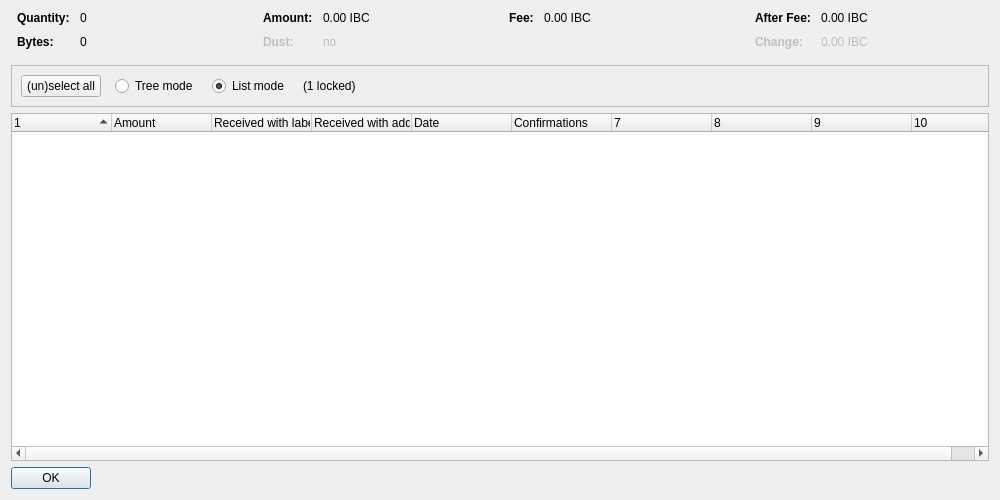
<?xml version="1.0" encoding="UTF-8"?>
<ui version="4.0">
 <class>CoinControlDialog</class>
 <widget class="QDialog" name="CoinControlDialog">
  <property name="geometry">
   <rect>
    <x>0</x>
    <y>0</y>
    <width>1000</width>
    <height>500</height>
   </rect>
  </property>
  <property name="windowTitle">
   <string>Coin Selection</string>
  </property>
  <layout class="QVBoxLayout" name="verticalLayout">
   <item>
    <layout class="QHBoxLayout" name="horizontalLayoutTop" stretch="0,0,0,0">
     <property name="topMargin">
      <number>0</number>
     </property>
     <property name="bottomMargin">
      <number>10</number>
     </property>
     <item>
      <layout class="QFormLayout" name="formLayoutCoinControl1">
       <property name="horizontalSpacing">
        <number>10</number>
       </property>
       <property name="verticalSpacing">
        <number>10</number>
       </property>
       <property name="leftMargin">
        <number>6</number>
       </property>
       <property name="rightMargin">
        <number>6</number>
       </property>
       <item row="0" column="0">
        <widget class="QLabel" name="labelCoinControlQuantityText">
         <property name="font">
          <font>
           <weight>75</weight>
           <bold>true</bold>
          </font>
         </property>
         <property name="text">
          <string>Quantity:</string>
         </property>
        </widget>
       </item>
       <item row="0" column="1">
        <widget class="QLabel" name="labelCoinControlQuantity">
         <property name="cursor">
          <cursorShape>IBeamCursor</cursorShape>
         </property>
         <property name="contextMenuPolicy">
          <enum>Qt::ActionsContextMenu</enum>
         </property>
         <property name="text">
          <string notr="true">0</string>
         </property>
         <property name="textInteractionFlags">
          <set>Qt::LinksAccessibleByMouse|Qt::TextSelectableByKeyboard|Qt::TextSelectableByMouse</set>
         </property>
        </widget>
       </item>
       <item row="1" column="0">
        <widget class="QLabel" name="labelCoinControlBytesText">
         <property name="font">
          <font>
           <weight>75</weight>
           <bold>true</bold>
          </font>
         </property>
         <property name="text">
          <string>Bytes:</string>
         </property>
        </widget>
       </item>
       <item row="1" column="1">
        <widget class="QLabel" name="labelCoinControlBytes">
         <property name="cursor">
          <cursorShape>IBeamCursor</cursorShape>
         </property>
         <property name="contextMenuPolicy">
          <enum>Qt::ActionsContextMenu</enum>
         </property>
         <property name="text">
          <string notr="true">0</string>
         </property>
         <property name="textInteractionFlags">
          <set>Qt::LinksAccessibleByMouse|Qt::TextSelectableByKeyboard|Qt::TextSelectableByMouse</set>
         </property>
        </widget>
       </item>
      </layout>
     </item>
     <item>
      <layout class="QFormLayout" name="formLayoutCoinControl2">
       <property name="horizontalSpacing">
        <number>10</number>
       </property>
       <property name="verticalSpacing">
        <number>10</number>
       </property>
       <property name="leftMargin">
        <number>6</number>
       </property>
       <property name="rightMargin">
        <number>6</number>
       </property>
       <item row="0" column="0">
        <widget class="QLabel" name="labelCoinControlAmountText">
         <property name="font">
          <font>
           <weight>75</weight>
           <bold>true</bold>
          </font>
         </property>
         <property name="text">
          <string>Amount:</string>
         </property>
        </widget>
       </item>
       <item row="0" column="1">
        <widget class="QLabel" name="labelCoinControlAmount">
         <property name="cursor">
          <cursorShape>IBeamCursor</cursorShape>
         </property>
         <property name="contextMenuPolicy">
          <enum>Qt::ActionsContextMenu</enum>
         </property>
         <property name="text">
          <string notr="true">0.00 IBC</string>
         </property>
         <property name="textInteractionFlags">
          <set>Qt::LinksAccessibleByMouse|Qt::TextSelectableByKeyboard|Qt::TextSelectableByMouse</set>
         </property>
        </widget>
       </item>
       <item row="1" column="0">
        <widget class="QLabel" name="labelCoinControlLowOutputText">
         <property name="enabled">
          <bool>false</bool>
         </property>
         <property name="font">
          <font>
           <weight>75</weight>
           <bold>true</bold>
          </font>
         </property>
         <property name="text">
          <string>Dust:</string>
         </property>
        </widget>
       </item>
       <item row="1" column="1">
        <widget class="QLabel" name="labelCoinControlLowOutput">
         <property name="enabled">
          <bool>false</bool>
         </property>
         <property name="cursor">
          <cursorShape>IBeamCursor</cursorShape>
         </property>
         <property name="contextMenuPolicy">
          <enum>Qt::ActionsContextMenu</enum>
         </property>
         <property name="text">
          <string notr="true">no</string>
         </property>
         <property name="textInteractionFlags">
          <set>Qt::LinksAccessibleByMouse|Qt::TextSelectableByKeyboard|Qt::TextSelectableByMouse</set>
         </property>
        </widget>
       </item>
      </layout>
     </item>
     <item>
      <layout class="QFormLayout" name="formLayoutCoinControl3">
       <property name="horizontalSpacing">
        <number>10</number>
       </property>
       <property name="verticalSpacing">
        <number>10</number>
       </property>
       <property name="leftMargin">
        <number>6</number>
       </property>
       <property name="rightMargin">
        <number>6</number>
       </property>
       <item row="0" column="0">
        <widget class="QLabel" name="labelCoinControlFeeText">
         <property name="font">
          <font>
           <weight>75</weight>
           <bold>true</bold>
          </font>
         </property>
         <property name="text">
          <string>Fee:</string>
         </property>
        </widget>
       </item>
       <item row="0" column="1">
        <widget class="QLabel" name="labelCoinControlFee">
         <property name="cursor">
          <cursorShape>IBeamCursor</cursorShape>
         </property>
         <property name="contextMenuPolicy">
          <enum>Qt::ActionsContextMenu</enum>
         </property>
         <property name="text">
          <string notr="true">0.00 IBC</string>
         </property>
         <property name="textInteractionFlags">
          <set>Qt::LinksAccessibleByMouse|Qt::TextSelectableByKeyboard|Qt::TextSelectableByMouse</set>
         </property>
        </widget>
       </item>
      </layout>
     </item>
     <item>
      <layout class="QFormLayout" name="formLayoutCoinControl4">
       <property name="horizontalSpacing">
        <number>10</number>
       </property>
       <property name="verticalSpacing">
        <number>10</number>
       </property>
       <property name="leftMargin">
        <number>6</number>
       </property>
       <property name="rightMargin">
        <number>6</number>
       </property>
       <item row="0" column="0">
        <widget class="QLabel" name="labelCoinControlAfterFeeText">
         <property name="font">
          <font>
           <weight>75</weight>
           <bold>true</bold>
          </font>
         </property>
         <property name="text">
          <string>After Fee:</string>
         </property>
        </widget>
       </item>
       <item row="0" column="1">
        <widget class="QLabel" name="labelCoinControlAfterFee">
         <property name="cursor">
          <cursorShape>IBeamCursor</cursorShape>
         </property>
         <property name="contextMenuPolicy">
          <enum>Qt::ActionsContextMenu</enum>
         </property>
         <property name="text">
          <string notr="true">0.00 IBC</string>
         </property>
         <property name="textInteractionFlags">
          <set>Qt::LinksAccessibleByMouse|Qt::TextSelectableByKeyboard|Qt::TextSelectableByMouse</set>
         </property>
        </widget>
       </item>
       <item row="1" column="0">
        <widget class="QLabel" name="labelCoinControlChangeText">
         <property name="enabled">
          <bool>false</bool>
         </property>
         <property name="font">
          <font>
           <weight>75</weight>
           <bold>true</bold>
          </font>
         </property>
         <property name="text">
          <string>Change:</string>
         </property>
        </widget>
       </item>
       <item row="1" column="1">
        <widget class="QLabel" name="labelCoinControlChange">
         <property name="enabled">
          <bool>false</bool>
         </property>
         <property name="cursor">
          <cursorShape>IBeamCursor</cursorShape>
         </property>
         <property name="contextMenuPolicy">
          <enum>Qt::ActionsContextMenu</enum>
         </property>
         <property name="text">
          <string notr="true">0.00 IBC</string>
         </property>
         <property name="textInteractionFlags">
          <set>Qt::LinksAccessibleByMouse|Qt::TextSelectableByKeyboard|Qt::TextSelectableByMouse</set>
         </property>
        </widget>
       </item>
      </layout>
     </item>
    </layout>
   </item>
   <item>
    <widget class="QFrame" name="frame">
     <property name="minimumSize">
      <size>
       <width>0</width>
       <height>40</height>
      </size>
     </property>
     <property name="frameShape">
      <enum>QFrame::StyledPanel</enum>
     </property>
     <property name="frameShadow">
      <enum>QFrame::Sunken</enum>
     </property>
     <layout class="QHBoxLayout" name="horizontalLayout">
      <item>
       <layout class="QHBoxLayout" name="horizontalLayoutPanel" stretch="0,0,0,0,0">
        <property name="spacing">
         <number>14</number>
        </property>
        <item>
         <widget class="QPushButton" name="pushButtonSelectAll">
          <property name="sizePolicy">
           <sizepolicy hsizetype="Maximum" vsizetype="Fixed">
            <horstretch>0</horstretch>
            <verstretch>0</verstretch>
           </sizepolicy>
          </property>
          <property name="text">
           <string>(un)select all</string>
          </property>
          <property name="autoDefault">
           <bool>false</bool>
          </property>
         </widget>
        </item>
        <item>
         <widget class="QRadioButton" name="radioTreeMode">
          <property name="sizePolicy">
           <sizepolicy hsizetype="Maximum" vsizetype="Fixed">
            <horstretch>0</horstretch>
            <verstretch>0</verstretch>
           </sizepolicy>
          </property>
          <property name="text">
           <string>Tree mode</string>
          </property>
         </widget>
        </item>
        <item>
         <widget class="QRadioButton" name="radioListMode">
          <property name="sizePolicy">
           <sizepolicy hsizetype="Maximum" vsizetype="Fixed">
            <horstretch>0</horstretch>
            <verstretch>0</verstretch>
           </sizepolicy>
          </property>
          <property name="text">
           <string>List mode</string>
          </property>
          <property name="checked">
           <bool>true</bool>
          </property>
         </widget>
        </item>
        <item>
         <widget class="QLabel" name="labelLocked">
          <property name="text">
           <string notr="true">(1 locked)</string>
          </property>
         </widget>
        </item>
        <item>
         <spacer name="horizontalSpacer">
          <property name="orientation">
           <enum>Qt::Horizontal</enum>
          </property>
          <property name="sizeHint" stdset="0">
           <size>
            <width>40</width>
            <height>20</height>
           </size>
          </property>
         </spacer>
        </item>
       </layout>
      </item>
     </layout>
    </widget>
   </item>
   <item>
    <widget class="CoinControlTreeWidget" name="treeWidget">
     <property name="contextMenuPolicy">
      <enum>Qt::CustomContextMenu</enum>
     </property>
     <property name="sortingEnabled">
      <bool>false</bool>
     </property>
     <property name="columnCount">
      <number>10</number>
     </property>
     <attribute name="headerShowSortIndicator" stdset="0">
      <bool>true</bool>
     </attribute>
     <attribute name="headerStretchLastSection">
      <bool>false</bool>
     </attribute>
     <column>
      <property name="text">
       <string/>
      </property>
     </column>
     <column>
      <property name="text">
       <string>Amount</string>
      </property>
     </column>
     <column>
      <property name="text">
       <string>Received with label</string>
      </property>
     </column>
     <column>
      <property name="text">
       <string>Received with address</string>
      </property>
     </column>
     <column>
      <property name="text">
       <string>Date</string>
      </property>
     </column>
     <column>
      <property name="text">
       <string>Confirmations</string>
      </property>
      <property name="toolTip">
       <string>Confirmed</string>
      </property>
     </column>
     <column>
      <property name="text">
       <string/>
      </property>
     </column>
     <column>
      <property name="text">
       <string/>
      </property>
     </column>
     <column>
      <property name="text">
       <string/>
      </property>
     </column>
     <column>
      <property name="text">
       <string/>
      </property>
     </column>
    </widget>
   </item>
   <item>
    <widget class="QDialogButtonBox" name="buttonBox">
     <property name="sizePolicy">
      <sizepolicy hsizetype="Maximum" vsizetype="Fixed">
       <horstretch>0</horstretch>
       <verstretch>0</verstretch>
      </sizepolicy>
     </property>
     <property name="orientation">
      <enum>Qt::Horizontal</enum>
     </property>
     <property name="standardButtons">
      <set>QDialogButtonBox::Ok</set>
     </property>
    </widget>
   </item>
  </layout>
 </widget>
 <customwidgets>
  <customwidget>
   <class>CoinControlTreeWidget</class>
   <extends>QTreeWidget</extends>
   <header>coincontroltreewidget.h</header>
  </customwidget>
 </customwidgets>
 <resources/>
 <connections/>
</ui>
